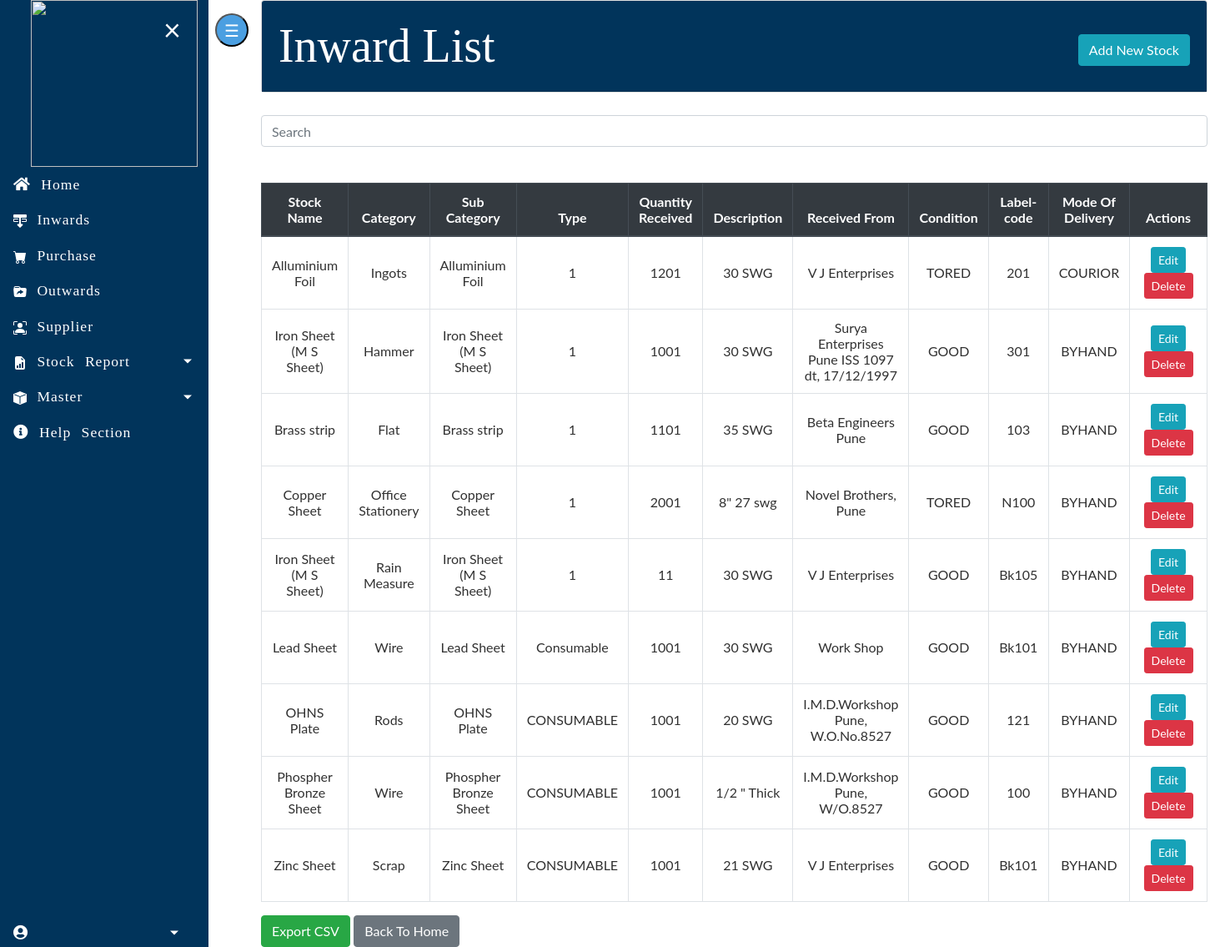
Screenshot of /inventory/ with the database file from the repository.
### imdapp/models.py (models this page shows, shortened)
class Stock(models.Model):
    STATUS_CHOICE = [
        ('CONSUMABLE', 'CONSUMABLE'),
        ('NON-COMSUMABLE', 'NON-COMSUMABLE'),
    ]
    STATUS_UNIT = [
        ('Mtr', 'Mtr'),
        ('Cm', 'Cm'),
        ('mm', 'mm'),
        ('Kg', 'Kg'),
        ('gm', 'gm'),
        ('Ltr', 'Ltr'),
        ('SqMtr', 'SqMtr'),
        ('SqCm', 'SqCm'),
        ('CuM', 'CuM'),
        ('Ream', 'Ream'),
        ('Doz', 'Doz'),
        ('Pkts', 'Pkts'),
        ('Pairs', 'Pairs'),
        ('Rolls', 'Rolls'),
        ]
    CONDITION = [
        ('GOOD', 'GOOD'),
        ('TORN', 'TORN'),
        ('DAMAGED', 'DAMAGED'),
    ]
    MODE_OF_DELIVERY = [
        ('BY-HAND', 'BY-HAND'),
        ('COURIER', 'COURIER'),
        ('OTHER', 'OTHER'),
    ]
    category=models.ForeignKey(Category,on_delete=models.CASCADE)
    subcategory=models.ForeignKey(Subcategory,on_delete=models.CASCADE)
    description=models.ForeignKey(Description,on_delete=models.CASCADE)
    name=models.ForeignKey(Supp,on_delete=models.CASCADE)
    type=models.CharField(max_length=50, choices=STATUS_CHOICE)
    unit=models.CharField(max_length=50,choices=STATUS_UNIT)
    id = models.AutoField(primary_key=True)
    quantity = models.IntegerField(default=1)
    Mode_of_delivery = models.CharField(max_length=50, choices=MODE_OF_DELIVERY)  # received by
    label_code = models.CharField(max_length=20, default="")
    condition = models.CharField(max_length=50, choices=CONDITION)
    is_deleted = models.BooleanField(default=False)

class Subcategory(models.Model):
    id=models.IntegerField(primary_key=True)
    subcategory=models.CharField(max_length=255)
    is_consumable=models.BooleanField(default=False)
    def __str__(self):
        return self.subcategory
    class Meta:
        db_table='Subcategory'

class Category(models.Model):
    id=models.IntegerField(primary_key=True)
    category=models.CharField(max_length=255)
    subcategory=models.CharField(max_length=255)
    description=models.TextField(max_length=255)
    is_deleted=models.BooleanField(default=False)
    def __str__(self):
        return self.category
    class Meta:
        db_table='Category'

class Description(models.Model):
    id=models.IntegerField(primary_key=True)
    description=models.CharField(max_length=255)
    def __str__(self):
        return self.description
    class Meta:
        db_table='Description'

class Supp(models.Model):
    id=models.IntegerField(primary_key=True)
    name=models.CharField(max_length=255)
    def __str__(self):
        return self.name
    class Meta:
        db_table='Supp'

### imdapp/views.py (the view)
# urls.py: path('', views.StockListView.as_view(), name='inventory'),
class StockListView(FilterView):
    filterset_class = StockFilter
    queryset = Stock.objects.filter(is_deleted=False)
    template_name = 'inventory/inventory.html'
    paginate_by = 10

### imdapp/templates/inventory/inventory.html (shortened to what this page needs)
{% extends "base.html" %}
{% load widget_tweaks %}
{% block content %}
    <div class="card text-left">
          <div class="card-header" style="background-color:#01345B">
            <div class="row" style="color: white; font-style: bold; font-size: 3.5rem">
            <div class="col-md-8" style="font-family: 'Alkalami'" >Inward List</div>
            <div class="col-md-4">
                <div style="float:right; margin-top:8%"> <a class="btn btn-info" href="{% url 'new-stock' %}">Add New Stock</a> </div>
            </div>
            </div>
          </div>
    </div>
    <div style="border-bottom: 1px solid white;"></div>
    <br>
    <div class="form-group">
        <input id="myInput" type="text" class="search form-control"  placeholder="Search">
    </div>
    <table class="table table-css table-bordered table-hover" id="myTable" onkeyup="myFunction()">
        <br>
        <thead class="thead-dark align-middle">
            <tr>
                <th width="8%">Stock Name</th>
                <th width="9%">Category</th>
                <th width="8%">Sub Category</th>
                <th width="8%">Type</th>
                <th width="5%">Quantity Received</th>
                <th width="5%">Description</th>
                <th width="5%">Received From</th>
                <th width="5%">Condition</th>
                <th width="8%">Label-code</th>
                <th width="5%">Mode Of Delivery</th>
                <th width="25%">Actions</th>
            </tr>
        </thead>
{% if object_list %}
        <tbody>
            {% for stock in object_list %}
        <tr>
                    <td class="align-middle">{{ stock.subcategory }}</td>
                    <td class="align-middle">{{ stock.category }}</td>
                    <td class="align-middle">{{ stock.subcategory }}</td>
                    <td class="align-middle">{{ stock.type }}</td>
                    <td class="align-middle">{{ stock.quantity }}{{stock.unit}}</td>
                    <td class="align-middle">{{ stock.description }}</td>
                    <td class="align-middle">{{ stock.name }}</td>
                    <td class="align-middle">{{ stock.condition }}</td>
                    <td class="align-middle">{{ stock.label_code }}</td>
                    <td class="align-middle">{{ stock.Mode_of_delivery }}</td>
                    <td class="align-middle">
                        <a href="{% url 'edit-stock' stock.pk %}" class="btn btn-info btn-sm">Edit</a>
                        <a href="{% url 'delete-stock' stock.pk %}" class="btn btn-danger btn-sm"> Delete</a>
                    </td>
                </tr>
            {% endfor %}
        </tbody>
    </table>
    <div>
        <a href="{% url 'stockre' %}" class="btn btn-success">Export CSV</a>
        <a href="{% url 'home' %}" class="btn btn-secondary">Back To Home</a>
    </div>
{% endif %}
{% endblock content %}

### homepage/static/css/main.css (style rules this page uses)
body, html { height: 100%; }
.form-group { color: white; }
a { color: #55b159; }
.table-css { color: #313131; }
.align-middle { text-align: center; }

### homepage/templates/base.html (style rules this page uses)
body { font-family: "Lato", sans-serif; font-size: 1.1rem; }

### rows the page displays
Stock: subcategory "Alluminium Foil", category "Ingots", type "1", quantity "120", unit "1", description "30 SWG", name "V J Enterprises", condition "TORED", label_code "201", Mode_of_delivery "COURIOR"
Stock: subcategory "Iron Sheet (M S Sheet)", category "Hammer", type "1", quantity "100", unit "1", description "30 SWG", name "Surya Enterprises Pune ISS 1097 dt, 17/12/1997", condition "GOOD", label_code "301", Mode_of_delivery "BYHAND"
Stock: subcategory "Brass strip", category "Flat", type "1", quantity "110", unit "1", description "35 SWG", name "Beta Engineers Pune", condition "GOOD", label_code "103", Mode_of_delivery "BYHAND"
Stock: subcategory "Copper Sheet", category "Office Stationery", type "1", quantity "200", unit "1", description "8\" 27 swg", name "Novel Brothers, Pune", condition "TORED", label_code "N100", Mode_of_delivery "BYHAND"
Stock: subcategory "Iron Sheet (M S Sheet)", category "Rain Measure", type "1", quantity "1", unit "1", description "30 SWG", name "V J Enterprises", condition "GOOD", label_code "Bk105", Mode_of_delivery "BYHAND"
Stock: subcategory "Lead Sheet", category "Wire", type "Consumable", quantity "100", unit "1", description "30 SWG", name "Work Shop", condition "GOOD", label_code "Bk101", Mode_of_delivery "BYHAND"
Stock: subcategory "OHNS Plate", category "Rods", type "CONSUMABLE", quantity "100", unit "1", description "20 SWG", name "I.M.D.Workshop Pune, W.O.No.8527", condition "GOOD", label_code "121", Mode_of_delivery "BYHAND"
Stock: subcategory "Phospher Bronze Sheet", category "Wire", type "CONSUMABLE", quantity "100", unit "1", description "1/2 \" Thick", name "I.M.D.Workshop Pune, W/O.8527", condition "GOOD", label_code "100", Mode_of_delivery "BYHAND"
Stock: subcategory "Zinc Sheet", category "Scrap", type "CONSUMABLE", quantity "100", unit "1", description "21 SWG", name "V J Enterprises", condition "GOOD", label_code "Bk101", Mode_of_delivery "BYHAND"
